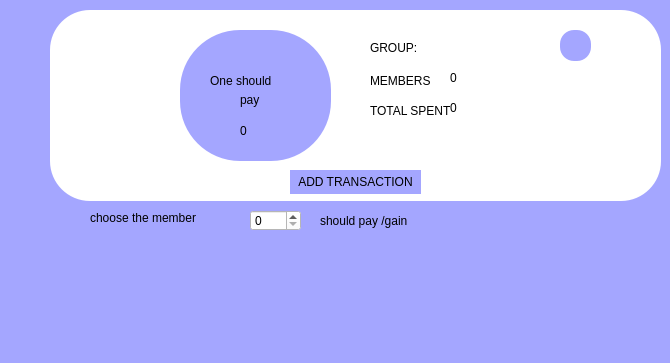
<?xml version="1.0" encoding="UTF-8"?>
<ui version="4.0">
 <class>calcDialog</class>
 <widget class="QDialog" name="calcDialog">
  <property name="geometry">
   <rect>
    <x>0</x>
    <y>0</y>
    <width>670</width>
    <height>363</height>
   </rect>
  </property>
  <property name="windowTitle">
   <string>Dialog</string>
  </property>
  <property name="styleSheet">
   <string notr="true">background-color:rgb(164, 166, 255)</string>
  </property>
  <widget class="QLabel" name="label">
   <property name="geometry">
    <rect>
     <x>150</x>
     <y>110</y>
     <width>49</width>
     <height>16</height>
    </rect>
   </property>
   <property name="text">
    <string/>
   </property>
  </widget>
  <widget class="QFrame" name="frame">
   <property name="geometry">
    <rect>
     <x>0</x>
     <y>-1</y>
     <width>51</width>
     <height>371</height>
    </rect>
   </property>
   <property name="styleSheet">
    <string notr="true">border:0px;</string>
   </property>
   <property name="frameShape">
    <enum>QFrame::StyledPanel</enum>
   </property>
   <property name="frameShadow">
    <enum>QFrame::Raised</enum>
   </property>
   <layout class="QVBoxLayout" name="verticalLayout">
    <item>
     <widget class="QPushButton" name="pushButton_9">
      <property name="sizePolicy">
       <sizepolicy hsizetype="Preferred" vsizetype="Preferred">
        <horstretch>0</horstretch>
        <verstretch>0</verstretch>
       </sizepolicy>
      </property>
      <property name="styleSheet">
       <string notr="true">border:0px;
</string>
      </property>
      <property name="text">
       <string/>
      </property>
     </widget>
    </item>
    <item>
     <widget class="QPushButton" name="pushButton_4">
      <property name="sizePolicy">
       <sizepolicy hsizetype="Preferred" vsizetype="Preferred">
        <horstretch>0</horstretch>
        <verstretch>0</verstretch>
       </sizepolicy>
      </property>
      <property name="styleSheet">
       <string notr="true">border:0px;</string>
      </property>
      <property name="text">
       <string/>
      </property>
     </widget>
    </item>
    <item>
     <widget class="QPushButton" name="pushbutton_home">
      <property name="sizePolicy">
       <sizepolicy hsizetype="Preferred" vsizetype="Preferred">
        <horstretch>0</horstretch>
        <verstretch>0</verstretch>
       </sizepolicy>
      </property>
      <property name="styleSheet">
       <string notr="true">border:0px;
image: url(:/res/Screenshot 2023-12-29 215945.png)</string>
      </property>
      <property name="text">
       <string/>
      </property>
     </widget>
    </item>
    <item>
     <widget class="QPushButton" name="pushButton_2">
      <property name="sizePolicy">
       <sizepolicy hsizetype="Preferred" vsizetype="Preferred">
        <horstretch>0</horstretch>
        <verstretch>0</verstretch>
       </sizepolicy>
      </property>
      <property name="styleSheet">
       <string notr="true">border:0px;
image:url(:/res/Screenshot 2023-12-29 215519.png)</string>
      </property>
      <property name="text">
       <string/>
      </property>
     </widget>
    </item>
    <item>
     <widget class="QPushButton" name="pushbutton_list">
      <property name="sizePolicy">
       <sizepolicy hsizetype="Preferred" vsizetype="Preferred">
        <horstretch>0</horstretch>
        <verstretch>0</verstretch>
       </sizepolicy>
      </property>
      <property name="styleSheet">
       <string notr="true">border:0px;
image:url(:/res/Screenshot 2023-12-29 215451.png)</string>
      </property>
      <property name="text">
       <string/>
      </property>
     </widget>
    </item>
    <item>
     <widget class="QPushButton" name="pushbutton_profile">
      <property name="sizePolicy">
       <sizepolicy hsizetype="Preferred" vsizetype="Preferred">
        <horstretch>0</horstretch>
        <verstretch>0</verstretch>
       </sizepolicy>
      </property>
      <property name="styleSheet">
       <string notr="true">border:0px;
image:url(:/res/Screenshot 2023-12-29 215541.png)</string>
      </property>
      <property name="text">
       <string/>
      </property>
     </widget>
    </item>
    <item>
     <widget class="QPushButton" name="pushButton_7">
      <property name="sizePolicy">
       <sizepolicy hsizetype="Preferred" vsizetype="Preferred">
        <horstretch>0</horstretch>
        <verstretch>0</verstretch>
       </sizepolicy>
      </property>
      <property name="styleSheet">
       <string notr="true">border:0px;
</string>
      </property>
      <property name="text">
       <string/>
      </property>
     </widget>
    </item>
    <item>
     <widget class="QPushButton" name="pushButton_8">
      <property name="sizePolicy">
       <sizepolicy hsizetype="Preferred" vsizetype="Preferred">
        <horstretch>0</horstretch>
        <verstretch>0</verstretch>
       </sizepolicy>
      </property>
      <property name="styleSheet">
       <string notr="true">border:0px;
</string>
      </property>
      <property name="text">
       <string/>
      </property>
     </widget>
    </item>
   </layout>
  </widget>
  <widget class="QFrame" name="frame_2">
   <property name="geometry">
    <rect>
     <x>50</x>
     <y>10</y>
     <width>611</width>
     <height>191</height>
    </rect>
   </property>
   <property name="styleSheet">
    <string notr="true">background-color: rgb(255, 255, 255);
color:rgb(0,0,0);
border-radius:40px;
</string>
   </property>
   <property name="frameShape">
    <enum>QFrame::StyledPanel</enum>
   </property>
   <property name="frameShadow">
    <enum>QFrame::Raised</enum>
   </property>
   <widget class="QFrame" name="frame_3">
    <property name="geometry">
     <rect>
      <x>130</x>
      <y>20</y>
      <width>151</width>
      <height>131</height>
     </rect>
    </property>
    <property name="styleSheet">
     <string notr="true">border:0px;
background-color:rgb(164, 166, 255);
border-radius:60px;
color:rgb(0,0,0);</string>
    </property>
    <property name="frameShape">
     <enum>QFrame::StyledPanel</enum>
    </property>
    <property name="frameShadow">
     <enum>QFrame::Raised</enum>
    </property>
    <widget class="QLabel" name="label_2">
     <property name="geometry">
      <rect>
       <x>30</x>
       <y>30</y>
       <width>91</width>
       <height>41</height>
      </rect>
     </property>
     <property name="styleSheet">
      <string notr="true">font: 700 12pt &quot;Segoe UI&quot;;</string>
     </property>
     <property name="text">
      <string>One should</string>
     </property>
    </widget>
    <widget class="QLabel" name="label_3">
     <property name="geometry">
      <rect>
       <x>60</x>
       <y>60</y>
       <width>31</width>
       <height>20</height>
      </rect>
     </property>
     <property name="styleSheet">
      <string notr="true">font: 700 12pt &quot;Segoe UI&quot;;</string>
     </property>
     <property name="text">
      <string>pay</string>
     </property>
    </widget>
    <widget class="QLabel" name="label_mean">
     <property name="geometry">
      <rect>
       <x>60</x>
       <y>90</y>
       <width>51</width>
       <height>21</height>
      </rect>
     </property>
     <property name="styleSheet">
      <string notr="true">font: 700 12pt &quot;Segoe UI&quot;;</string>
     </property>
     <property name="text">
      <string>0</string>
     </property>
    </widget>
   </widget>
   <widget class="QLabel" name="label_4">
    <property name="geometry">
     <rect>
      <x>320</x>
      <y>30</y>
      <width>61</width>
      <height>16</height>
     </rect>
    </property>
    <property name="styleSheet">
     <string notr="true">font: 700 12pt &quot;Segoe UI&quot;;</string>
    </property>
    <property name="text">
     <string>GROUP:</string>
    </property>
   </widget>
   <widget class="QLabel" name="label_6">
    <property name="geometry">
     <rect>
      <x>320</x>
      <y>60</y>
      <width>71</width>
      <height>21</height>
     </rect>
    </property>
    <property name="text">
     <string>MEMBERS</string>
    </property>
   </widget>
   <widget class="QLabel" name="label_7">
    <property name="geometry">
     <rect>
      <x>320</x>
      <y>90</y>
      <width>91</width>
      <height>21</height>
     </rect>
    </property>
    <property name="text">
     <string>TOTAL SPENT</string>
    </property>
   </widget>
   <widget class="QPushButton" name="pushbutton_trans">
    <property name="geometry">
     <rect>
      <x>240</x>
      <y>160</y>
      <width>131</width>
      <height>24</height>
     </rect>
    </property>
    <property name="styleSheet">
     <string notr="true">font: 9pt &quot;Segoe UI&quot;;
color: rgb(0,0,0);
background-color:rgb(164, 166, 255);
BORDER-RADIUS:10PX;</string>
    </property>
    <property name="text">
     <string>ADD TRANSACTION</string>
    </property>
   </widget>
   <widget class="QLabel" name="label_members">
    <property name="geometry">
     <rect>
      <x>400</x>
      <y>60</y>
      <width>49</width>
      <height>16</height>
     </rect>
    </property>
    <property name="text">
     <string>0</string>
    </property>
   </widget>
   <widget class="QLabel" name="label_total">
    <property name="geometry">
     <rect>
      <x>400</x>
      <y>90</y>
      <width>49</width>
      <height>16</height>
     </rect>
    </property>
    <property name="text">
     <string>0</string>
    </property>
   </widget>
   <widget class="QLineEdit" name="lineEdit_groupname">
    <property name="geometry">
     <rect>
      <x>380</x>
      <y>30</y>
      <width>113</width>
      <height>24</height>
     </rect>
    </property>
    <property name="styleSheet">
     <string notr="true"/>
    </property>
   </widget>
   <widget class="QPushButton" name="pushbutton_g">
    <property name="geometry">
     <rect>
      <x>510</x>
      <y>20</y>
      <width>31</width>
      <height>31</height>
     </rect>
    </property>
    <property name="styleSheet">
     <string notr="true">background-color:rgb(164, 166, 255);
border-radius:14px;</string>
    </property>
    <property name="text">
     <string/>
    </property>
   </widget>
   <widget class="QLabel" name="label_g">
    <property name="geometry">
     <rect>
      <x>420</x>
      <y>30</y>
      <width>71</width>
      <height>20</height>
     </rect>
    </property>
    <property name="styleSheet">
     <string notr="true">font: 700 12pt &quot;Segoe UI&quot;;</string>
    </property>
    <property name="text">
     <string/>
    </property>
   </widget>
  </widget>
  <widget class="QLabel" name="label_5">
   <property name="geometry">
    <rect>
     <x>90</x>
     <y>210</y>
     <width>161</width>
     <height>16</height>
    </rect>
   </property>
   <property name="styleSheet">
    <string notr="true">color: rgb(0, 0, 0);
font: 700 12pt &quot;Segoe UI&quot;;</string>
   </property>
   <property name="text">
    <string>choose the member</string>
   </property>
  </widget>
  <widget class="QSpinBox" name="spinBox_member">
   <property name="geometry">
    <rect>
     <x>250</x>
     <y>210</y>
     <width>51</width>
     <height>21</height>
    </rect>
   </property>
   <property name="styleSheet">
    <string notr="true">background-color:rgb(255, 255, 255);
font: 11pt &quot;Segoe UI&quot;;
color:rgb(0,0,0);
</string>
   </property>
  </widget>
  <widget class="QLabel" name="label_8">
   <property name="geometry">
    <rect>
     <x>320</x>
     <y>210</y>
     <width>131</width>
     <height>21</height>
    </rect>
   </property>
   <property name="styleSheet">
    <string notr="true">font: 700 12pt &quot;Segoe UI&quot;;
color: rgb(0, 0, 0);</string>
   </property>
   <property name="text">
    <string>should pay /gain</string>
   </property>
  </widget>
  <widget class="QLabel" name="label_pay">
   <property name="geometry">
    <rect>
     <x>460</x>
     <y>210</y>
     <width>81</width>
     <height>31</height>
    </rect>
   </property>
   <property name="styleSheet">
    <string notr="true">font: 700 12pt &quot;Segoe UI&quot;;
color:rgb(0, 0, 0)</string>
   </property>
   <property name="text">
    <string/>
   </property>
  </widget>
 </widget>
 <resources/>
 <connections/>
</ui>
